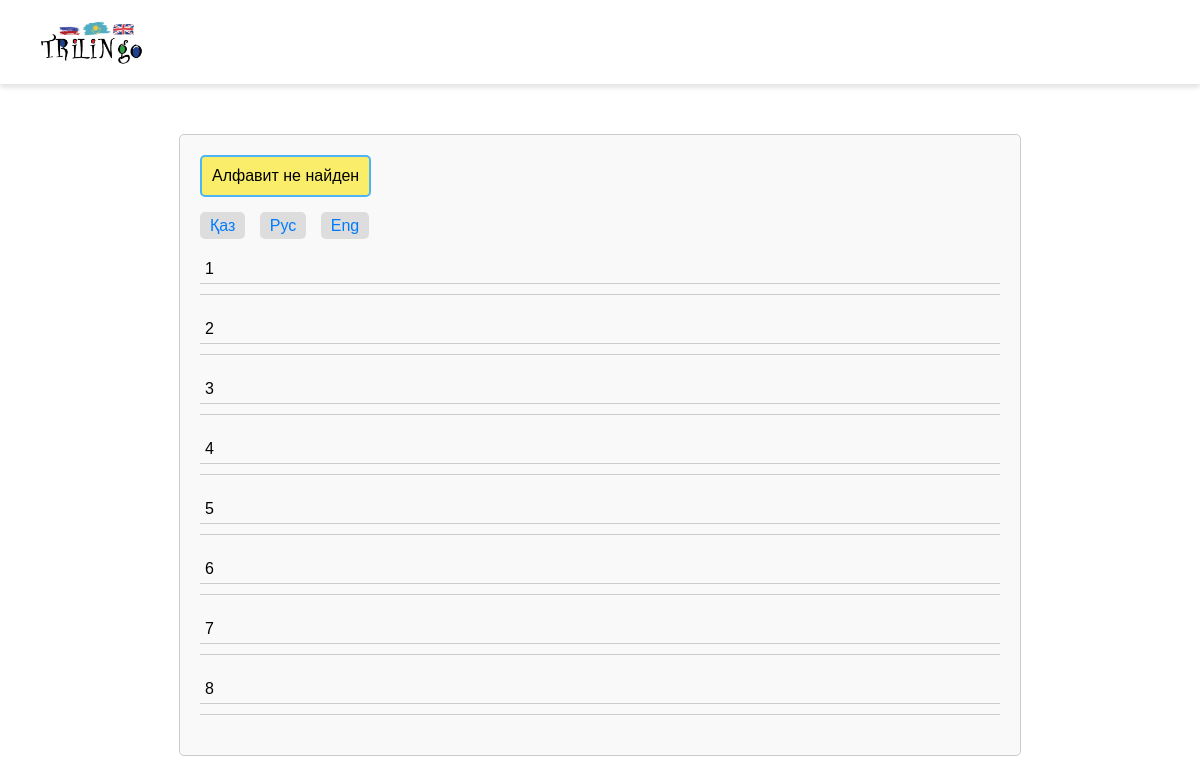
The app's page /four/ with its own data.
### myapp/models.py (models this page shows, shortened)
class Language(models.Model):
    name = models.CharField(max_length=100)

class Lesson(models.Model):
    topic = models.ForeignKey(Topic, on_delete=models.CASCADE)
    languages = models.ManyToManyField(Language, through='LessonTranslation')

class Topic(models.Model):
    name = models.CharField(max_length=100)
    def __str__(self):
        return self.name

### myapp/views.py (the view)
# urls.py: path('four/', views.four_subject, name='four'),
def four_subject(request):
    selected_language_name = request.GET.get('lang', '')
    languages = Language.objects.all()
    if selected_language_name:
        try:
            selected_language = Language.objects.get(name=selected_language_name)
            alphabet = get_alphabet(selected_language)
            lessons = Lesson.objects.prefetch_related('lessontranslation_set').filter(lessontranslation__language__name=selected_language_name)
        except Language.DoesNotExist:
            selected_language = ''
            alphabet = []
            lessons = Lesson.objects.prefetch_related('lessontranslation_set').all()
    else:
        selected_language = ''
        alphabet = []
        lessons = Lesson.objects.prefetch_related('lessontranslation_set').all()
    return render(request, 'myapp/four.html', {'languages': languages, 'lessons': lessons, 'selected_language': selected_language, 'alphabet': alphabet})

### myapp/templates/myapp/four.html (shortened to what this page needs)
{% load static %}
<!DOCTYPE html>
<html lang="en">
<head>
    <link rel="stylesheet" href="https://cdnjs.cloudflare.com/ajax/libs/font-awesome/6.0.0-beta3/css/all.min.css">
    <link rel="stylesheet" href="{% static 'myapp/css/style.css' %}">
    <link rel="stylesheet" href="{% static 'myapp/css/subject.css' %}">
</head>
<body>
    <header>
        <div class="logo">
          <a href="{% url 'myapp:home' %}">
            <img src="{% static 'myapp/images/logo.jpg' %}" alt="">
          </a>
        </div>
      </header>
    <section class="all">
        <div class="alphabet">
            {% if alphabet %}
                {% for letter in alphabet %}
                    <a href="#{{ letter }}" class="alphabet-letter">{{ letter }}</a>
                {% endfor %}
            {% else %}
                <span>Алфавит не найден</span>
            {% endif %}
        </div>
        <div>
            {% for language in languages %}
                <a href="?lang={{ language.name }}" class="lang-select">{{ language.name }}</a>
            {% endfor %}
        </div>
        {% for lesson in lessons %}
        <div class="lesson-block hide">
            <p>{{ lesson.topic }}</p>
            {% for translation in lesson.lessontranslation_set.all %}
                {% if translation.language.name == selected_language.name or not selected_language %}
                    <a href="{% url 'myapp:three' %}">
                        <p class="lesson-content" data-lang="{{ translation.language.name }}">{{ translation.content }}</p>
                    </a>
                {% endif %}
            {% empty %}
                {% if not selected_language %}
                    <a href="{% url 'myapp:three' %}">
                        <p class="lesson-content" data-lang="">{{ lesson.lessontranslation_set.first.content }}</p>
                    </a>
                {% endif %}
            {% endfor %}
        </div>
        {% endfor %}
    </section>
</body>
</html>

### myapp/static/myapp/css/style.css (style rules this page uses)
body { font-family: Arial, sans-serif; margin: 0; padding: 0; }
header { background-color: #fff; box-shadow: 0px 4px 4px rgba(0,0,0,0.1); padding: 10px 40px; display: flex; justify-content: space-between; align-items: center; }
.logo { margin-right: 20px; }
.logo img { height: 60px; width: auto; }

### myapp/static/myapp/css/subject.css (style rules this page uses)
body { font-family: Arial, sans-serif; margin: 0; padding: 0; box-sizing: border-box; }
.all { max-width: 800px; margin: 50px auto; padding: 20px; border: 1px solid #ccc; border-radius: 5px; background-color: #f9f9f9; }
.all div { margin-bottom: 20px; }
.lang-select { text-decoration: none; color: #333; margin-right: 10px; padding: 5px 10px; border-radius: 5px; background-color: #ddd; }
p { margin: 0; padding: 5px; border-bottom: 1px solid #ccc; }
.all a { text-decoration: none; color: #007bff; }
.alphabet { background-color: #f9ed69; border: 2px solid #4cb5f5; border-radius: 5px; padding: 10px; display: inline-block; }

### records on screen
Language: name "Қаз"
Language: name "Рус"
Language: name "Eng"
Lesson: topic "1"
Lesson: topic "2"
Lesson: topic "3"
Lesson: topic "4"
Lesson: topic "5"
Lesson: topic "6"
Lesson: topic "7"
Lesson: topic "8"
